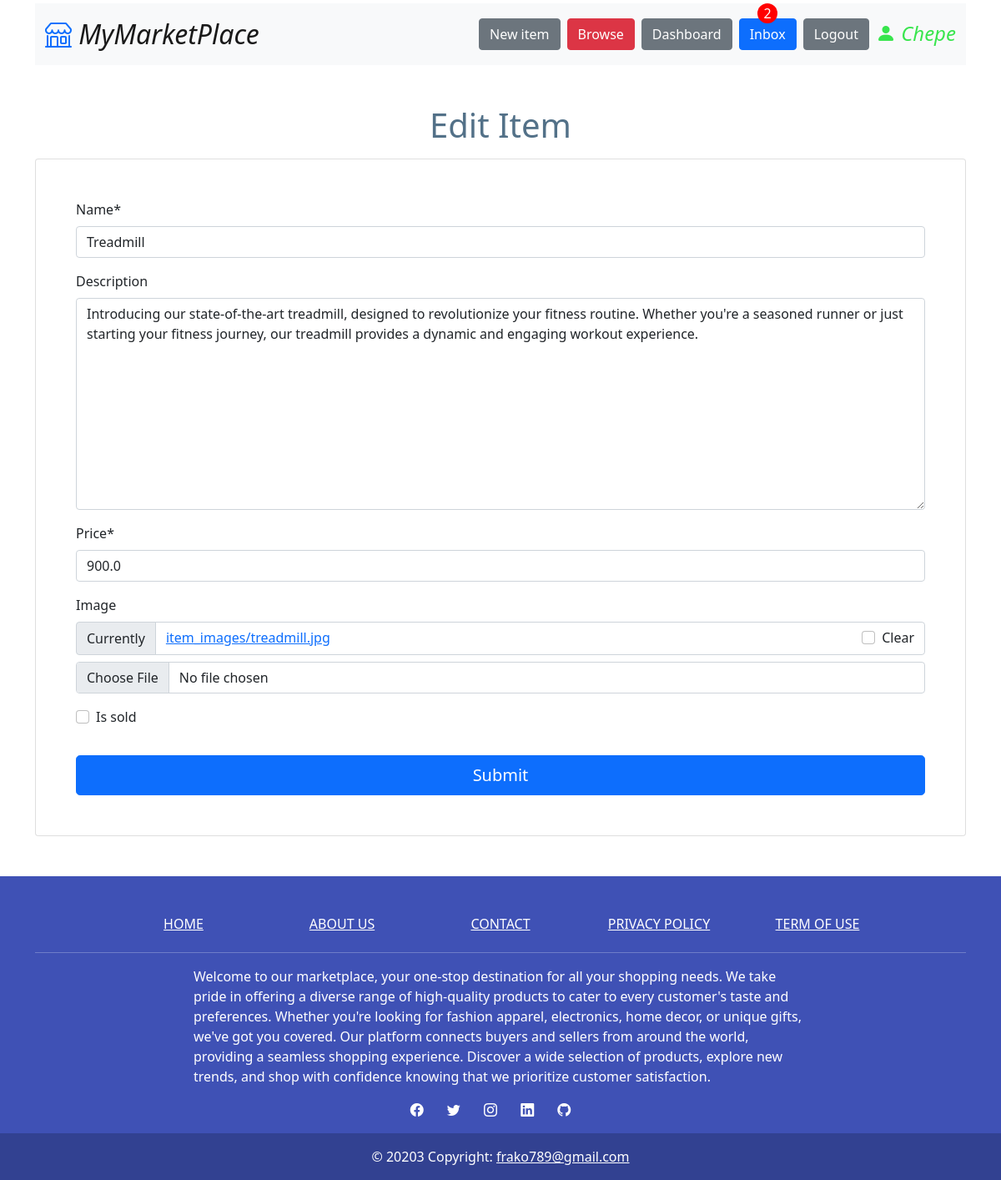
Page /items/edit/5/ (signed in) on the committed database.
### item/models.py (models this page shows)
class Item(models.Model):
    category = models.ForeignKey(Category, related_name='items', on_delete=models.CASCADE)
    name = models.CharField(max_length=255)
    description = models.TextField(blank=True, null=True)
    price = models.FloatField()
    image = models.ImageField(upload_to='item_images', blank=True, null=True)
    is_sold = models.BooleanField(default=False)
    created_by = models.ForeignKey(User, related_name='items', on_delete=models.CASCADE)
    created_at = models.DateTimeField(auto_now_add=True)
    def __str__(self):
        return self.name

### item/views.py (the view)
# urls.py: path('edit/<int:pk>/', edit, name='edit'),
@login_required(login_url="login")
def edit(request, pk):
    item = get_object_or_404(Item, pk=pk, created_by=request.user)
    if request.method == "POST":
        form = EditItemForm(request.POST, request.FILES, instance=item)
        if form.is_valid():
            item.save()
            return redirect("item_detail", pk=item.id)
    else:
        form = EditItemForm(instance=item)
    return render(request, "item/edit_item.html", {"form": form})

### item/forms.py
class EditItemForm(forms.ModelForm):
    class Meta:
        model = Item
        fields = ('name', 'description', 'price', 'image', 'is_sold')

### core/processors.py (called while the page is built)
def get_messages(request):
    if request.user.is_authenticated:
        conversations = request.user.conversations.all()
        user = request.user
        filtered_messages = ConversationMessage.objects.filter(
            read=False, conversation__in=conversations
        ).exclude(sender=user)
        return {
            "num_messages": len(filtered_messages),
            "filtered_messages": filtered_messages,
        }
    return {"num_messages": 0, "filtered_messages": []}

### item/templates/item/edit_item.html (shortened to what this page needs)
{% extends 'core/base.html' %}
{% load crispy_forms_tags %}
{% block content %}
    <h1 class="text-center mt-5 fst-normal mb-3" style="color: #537188">Edit Item</h1>
    <div class="container d-flex justify-content-center">
        <form action="" method='POST' class="card w-50 p-5" enctype="multipart/form-data">
            {{form|crispy}}
            <input class="btn btn-primary btn-lg mt-3" type="submit" value="Submit">
        </form>
    </div>
{% endblock content %}

### core/templates/core/base.html (shortened to what this page needs)
<!DOCTYPE html>
<html lang="en">
<head>
    <link href="https://cdn.jsdelivr.net/npm/bootstrap@5.0.2/dist/css/bootstrap.min.css" rel="stylesheet">
    <link rel="stylesheet" href="https://cdn.jsdelivr.net/npm/bootstrap-icons@1.10.5/font/bootstrap-icons.css">
</head>
<body>
    <div class="container d-flex justify-content-center mt-1">
        <nav class="navbar navbar-expand-lg navbar-light bg-light" style="width: 100%;">
            <div class="container-fluid cont-nav">
                <a class="navbar-brand fst-italic" href="{% url 'home' %}" style="font-size: 2em;">
                    <i style="color: #0d6efd;" class="bi bi-shop"></i> MyMarketPlace
                </a>
                <div class="collapse navbar-collapse d-flex justify-content-end cont-ul" id="navbarNav">
                    <ul class="navbar-nav d-flex flex-wrap flex-sm-row flex-column gap-2">
                        <li class="nav-item">
                        <a class="btn btn-secondary" href="{% url 'new_item' %}">New item</a>
                        </li>
                        <li class="nav-item">
                        <a class="btn btn-danger" href="{% url 'search' %}">Browse</a>
                        </li>
                        {% if request.user.is_authenticated %}
                            <li class="nav-item">
                                <a class="btn btn-secondary" href="{% url 'dashboard:index' %}">Dashboard</a>
                            </li>
                            <li class="nav-item">
                                <a class="{% if num_messages %}new-messages{% endif %} inbox btn btn-primary text" href="{% url 'conversation:inbox' %}">
                                    Inbox
                                    {% if num_messages %}
                                        <span class="circle-number new-messages">{{num_messages}}</span>
                                    {% endif %}
                                </a>
                            </li>
                            <li class="nav-item">
                                <a class="btn btn-secondary" href="{% url 'logout' %}">Logout</a>
                            </li>
                            <li class="nav-item">
                                <i class="bi bi-person-fill" style="font-size: 1.5em; color:#38E54D">
                                    {{request.user}}
                                </i>
                            </li>
                        {% endif %}
                    </ul>
                </div>
            </div>
        </nav>
    </div>
    {% block content %}{% endblock content %}
    <div class="mt-5">
        <footer class="text-center text-white" style="background-color: #3f51b5">
            <div class="container">
            <section class="mt-5">
                <div class="row text-center d-flex justify-content-center pt-5">
                    <div class="col-md-2">
                        <h6 class="text-uppercase font-weight-bold">
                        <a href="{% url 'home' %}" class="text-white">Home</a>
                        </h6>
                    </div>
                    <div class="col-md-2">
                        <h6 class="text-uppercase font-weight-bold">
                        <a href="{% url 'about' %}" class="text-white">About us</a>
                        </h6>
                    </div>
                    <div class="col-md-2">
                        <h6 class="text-uppercase font-weight-bold">
                        <a href="{% url 'contact' %}" class="text-white">Contact</a>
                        </h6>
                    </div>
                    <div class="col-md-2">
                        <h6 class="text-uppercase font-weight-bold">
                        <a href="{% url 'privacy' %}" class="text-white">Privacy policy</a>
                        </h6>
                    </div>
                    <div class="col-md-2">
                        <h6 class="text-uppercase font-weight-bold">
                        <a href="{% url 'term' %}" class="text-white">Term of use</a>
                        </h6>
                    </div>
                </div>
            </section>
            <hr class="my-3" />
            <section>
                <div class="row d-flex justify-content-center">
                <div class="col-lg-8">
                    <p style="text-align: left;">
                        Welcome to our marketplace, your one-stop destination for all
                        your shopping needs. We take pride in offering a diverse range
                        of high-quality products to cater to every customer's taste and
                        preferences. Whether you're looking for fashion apparel, electronics,
                        home decor, or unique gifts, we've got you covered. Our platform
                        connects buyers and sellers from around the world, providing a seamless
                        shopping experience. Discover a wide selection of products, explore new trends,
                        and shop with confidence knowing that we prioritize customer satisfaction.
                    </p>
                </div>
                </div>
            </section>
            <section class="text-center mb-3">
                <a href="https://www.facebook.com/profile.php?id=100093136788056" class="text-white me-4"><i class="bi bi-facebook"></i></a>
                <a href="https://twitter.com/frako789" class="text-white me-4"><i class="bi bi-twitter"></i></a>
                <a href="https://www.instagram.com/frako789/" class="text-white me-4"><i class="bi bi-instagram"></i></a>
                <a href="https://www.linkedin.com/in/francisco-bojorque-857147187/" class="text-white me-4"><i class="bi bi-linkedin"></i></a>
                <a href="https://github.com/frakopy" class="text-white me-4"><i class="bi bi-github"></i></a>
            </section>
            </div>
            <div class="text-center p-3"style="background-color: rgba(0, 0, 0, 0.2)">
            © 20203 Copyright:
            <a class="text-white" href="#">frako789@gmail.com</a>
            </div>
        </footer>
    </div>
</body>
</html>

### core/templates/core/base.html (style rules this page uses)
.circle-number { width: 1.5em; height: 1.5em; background-color: red; border-radius: 50%; display: flex; justify-content: center; align-items: center; color: white; position: relative; }
.inbox { position: relative; display: flex; flex-direction: column; align-items: center; }
.inbox span { position: absolute; top: -1.2em; }

### item/templates/item/edit_item.html (style rules this page uses)
@media (max-width: 1225px) { .card { width: 100% !important; } }

### rows in the picture
Item: name "Treadmill", description "Introducing our state-of-the-art treadmill, designed to revolutionize your fitness routine. Whether you're a seasoned runner or just starting your fitness journey, our treadmill provides a dynamic and engaging workout experience.", price "900.0"

### other values in the picture
{{ num_messages }} "2"
{{ request.user }} "Chepe"
